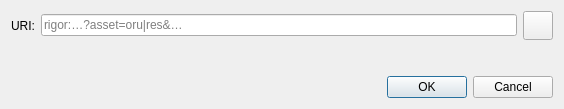
<?xml version="1.0" encoding="UTF-8"?>
<ui version="4.0">
 <class>OpenURIDialog</class>
 <widget class="QDialog" name="OpenURIDialog">
  <property name="geometry">
   <rect>
    <x>0</x>
    <y>0</y>
    <width>564</width>
    <height>109</height>
   </rect>
  </property>
  <property name="windowTitle">
   <string>Open rigor URI</string>
  </property>
  <layout class="QVBoxLayout" name="verticalLayout">
   <item>
    <layout class="QHBoxLayout" name="horizontalLayout">
     <item>
      <widget class="QLabel" name="label">
       <property name="text">
        <string>URI:</string>
       </property>
      </widget>
     </item>
     <item>
      <widget class="QValidatedLineEdit" name="uriEdit">
       <property name="placeholderText">
        <string notr="true">rigor:…?asset=oru|res&amp;…</string>
       </property>
      </widget>
     </item>
     <item>
      <widget class="QToolButton" name="pasteButton">
       <property name="toolTip">
        <string extracomment="Tooltip text for button that allows you to paste an address that is in your clipboard.">Paste address from clipboard</string>
       </property>
       <property name="text">
        <string/>
       </property>
       <property name="icon">
        <iconset resource="../rigor.qrc">
         <normaloff>:/icons/editpaste</normaloff>:/icons/editpaste
        </iconset>
       </property>
       <property name="iconSize">
        <size>
         <width>22</width>
         <height>22</height>
        </size>
       </property>
      </widget>
     </item>
    </layout>
   </item>
   <item>
    <spacer name="verticalSpacer">
     <property name="orientation">
      <enum>Qt::Vertical</enum>
     </property>
     <property name="sizeHint" stdset="0">
      <size>
       <width>20</width>
       <height>40</height>
      </size>
     </property>
    </spacer>
   </item>
   <item>
    <widget class="QDialogButtonBox" name="buttonBox">
     <property name="orientation">
      <enum>Qt::Horizontal</enum>
     </property>
     <property name="standardButtons">
      <set>QDialogButtonBox::Cancel|QDialogButtonBox::Ok</set>
     </property>
    </widget>
   </item>
  </layout>
 </widget>
 <customwidgets>
  <customwidget>
   <class>QValidatedLineEdit</class>
   <extends>QLineEdit</extends>
   <header>qt/qvalidatedlineedit.h</header>
  </customwidget>
 </customwidgets>
 <resources/>
 <connections>
  <connection>
   <sender>buttonBox</sender>
   <signal>accepted()</signal>
   <receiver>OpenURIDialog</receiver>
   <slot>accept()</slot>
   <hints>
    <hint type="sourcelabel">
     <x>248</x>
     <y>254</y>
    </hint>
    <hint type="destinationlabel">
     <x>157</x>
     <y>274</y>
    </hint>
   </hints>
  </connection>
  <connection>
   <sender>buttonBox</sender>
   <signal>rejected()</signal>
   <receiver>OpenURIDialog</receiver>
   <slot>reject()</slot>
   <hints>
    <hint type="sourcelabel">
     <x>316</x>
     <y>260</y>
    </hint>
    <hint type="destinationlabel">
     <x>286</x>
     <y>274</y>
    </hint>
   </hints>
  </connection>
 </connections>
</ui>
